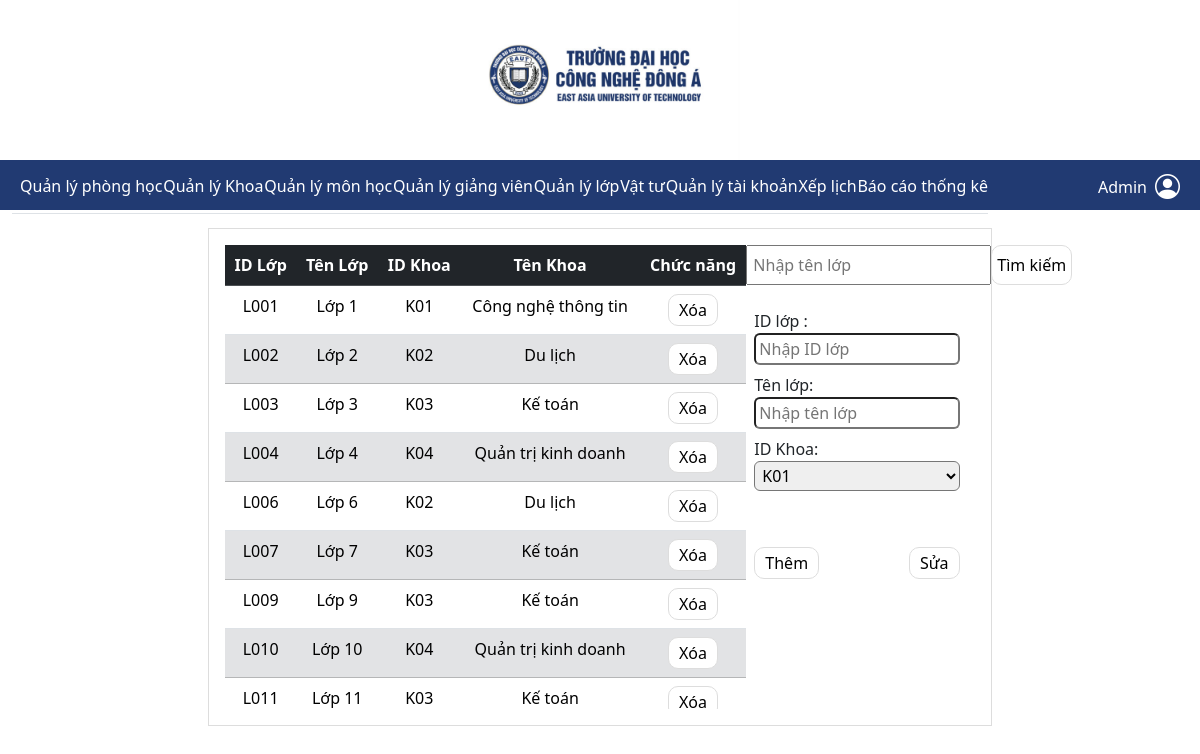
The page /QLLop.php (signed in) on the database its author committed.
### tables this page shows
CREATE TABLE `lop` (
  `idLop` char(5) NOT NULL,
  `tenLop` varchar(50) NOT NULL,
  `idKhoa` char(5) NOT NULL
);

CREATE TABLE `khoa` (
  `idKhoa` char(5) NOT NULL,
  `tenKhoa` varchar(50) NOT NULL
);

### QLLop.php (the view, shortened to what this page needs)
<?php
global $conn;
?>
<?php
$name = "";
$sql = mysqli_query($conn, "SELECT lop.idLop, lop.tenLop,
lop.idKhoa, khoa.tenKhoa
FROM lop
join khoa on khoa.idKhoa = lop.idKhoa");
?>
<?php
require_once 'header.php';
?>
<main>
    <section class="container-fluid">
        <div class="row">
            <div class="col-xs-12 col-sm-12 col-md-12 col-lg-12">
                <div class="col-xs-12 col-sm-12 col-md-12 col-lg-8 content-pane d-flex">
                    <div class="col-xs-12 col-sm-12 col-md-12 col-lg-8 table-responsive mt-3 ms-3 mb-3">
                        <table id="table"
                            class="col-xs-12 col-sm-12 col-md-12 col-lg-8 w-100 border-collapse text-center table">
                            <thead>
                                <tr class="table-dark text-white">
                                    <th>ID Lớp</th>
                                    <th>Tên Lớp</th>
                                    <th>ID Khoa</th>
                                    <th>Tên Khoa</th>
                                    <th>Chức năng</th>
                                </tr>
                            </thead>
                            <tbody>
                                <?php
                                $i = 0;
                                if (!empty($searchResults)) {
                                    foreach ($searchResults as $searchResult) {
                                        $class = ($i % 2 != 0) ? "table-secondary" : "";
                                        ?>
                                        <tr class="<?php echo $class ?>">
                                            <td>
                                                <?php echo $searchResult["idLop"] ?>
                                            </td>
                                            <td>
                                                <?php echo $searchResult["tenLop"] ?>
                                            </td>
                                            <td>
                                                <?php echo $searchResult["idKhoa"] ?>
                                            </td>
                                            <td>
                                                <?php echo $searchResult["tenKhoa"] ?>
                                            </td>
                                            <td>
                                                <form action="" method='post'>
                                                    <input type="hidden" name="idLop"
                                                        value="<?php echo $searchResult["idLop"] ?>">
                                                    <input type="submit" name="delete" value="Xóa" class="input-style"></input>
                                                </form>
                                            </td>
                                        </tr>
                                        <?php
                                        $i++;
                                    }
                                } elseif (mysqli_num_rows($sql) > 0) {
                                    ?>
                                    <?php
                                    $i = 0;
                                    while ($row = mysqli_fetch_assoc($sql)) {
                                        $class = ($i % 2 != 0) ? "table-secondary" : "";
                                        ?>
                                        <tr class="<?php echo $class ?>">
                                            <td>
                                                <?php echo $row["idLop"] ?>
                                            </td>
                                            <td>
                                                <?php echo $row["tenLop"] ?>
                                            </td>
                                            <td>
                                                <?php echo $row["idKhoa"] ?>
                                            </td>
                                            <td>
                                                <?php echo $row["tenKhoa"] ?>
                                            </td>
                                            <td>
                                                <form action="" method='post'>
                                                    <input type="submit" name="delete" value="Xóa" class="input-style"></input>
                                                </form>
                                            </td>
                                        </tr>
                                        <?php
                                        $i++;
                                    }
                                }
                                ?>
                            </tbody>
                        </table>
                    </div>
                    <div class="col-xs-4 col-sm-12 col-md-12 col-lg-4 mt-3">
                        <div class="row">
                            <div class="col-xs-4 col-sm-12 col-md-12 col-lg-12">
                                <form method="post" action="" class="d-flex justify-content-around form-search">
                                    <input type="text" name="search-name" placeholder="Nhập tên lớp"
                                        value="<?php echo $name ?>">
                                    <input type="submit" name="search" value="Tìm kiếm" class="input-style me-4">
                                </form>
                            </div>
                        </div>
                        <div class="row mt-4">
                            <div class="col-xs-4 col-sm-12 col-md-12 col-lg-10">
                                <form action="" method="post">
                                    <div class="d-flex flex-column ms-2">
                                        <label for="">ID lớp : </label>
                                        <input float="left" type="text" placeholder="Nhập ID lớp"
                                            style="padding: 2px 3px;" class="rounded" name="input1">
                                    </div>
                                    <div class="d-flex flex-column ms-2 mt-2">
                                        <label for="">Tên lớp: </label>
                                        <input type="text" placeholder="Nhập tên lớp" style="padding: 2px 3px;"
                                            class="rounded" name="input2">
                                    </div>
                                    <div class="d-flex flex-column ms-2 mt-2">
                                        <label for="">ID Khoa: </label>
                                        <?php
                                        $getEmptyRoomsSql = "SELECT idKhoa FROM khoa";
                                        $emptyRoomsResult = $conn->query($getEmptyRoomsSql);
                                        if ($emptyRoomsResult && $emptyRoomsResult->num_rows > 0) {
                                            echo '<select name="input3" class="rounded" style="padding: 2px 3px;">';
                                            while ($row = $emptyRoomsResult->fetch_assoc()) {
                                                echo '<option value="' . $row['idKhoa'] . '">' . $row['idKhoa'] . '</option>';
                                            }
                                            echo '</select>';
                                        } else {
                                        }
                                        ?>
                                    </div>
                                    <div class="ms-2 mt-2">
                                        <label for="" class="">
                                        </label>
                                    </div>
                                    <div class="d-flex  justify-content-between  ms-2 mt-4">
                                        <div>
                                            <input type="submit" name="add" value="Thêm" class="input-style">
                                        </div>
                                        <div>
                                            <input type="submit" name="update" value="Sửa" class="input-style">
                                        </div>
                                    </div>
                                </form>
                            </div>
                        </div>
                    </div>
                </div>
            </div>
        </div>
    </section>
</main>

### assets/css/main.css (style rules this page uses)
* { margin: 0; padding: 0; box-sizing: border-box; }
.custom-scrollbar { overflow: hidden; height: 100vh; }
.content-pane { border: 1px solid #ddd; height: 498px; margin: 18px auto 30px auto; }
.table { max-height: 200px; }
.table tbody { max-height: 200px; overflow-y: auto; }
thead { position: sticky; top: 0; z-index: 1; }
.form-search input { height: 40px; padding: 0 5px; }
.input-style { padding: 3px 10px; background-color: white; color: #000; border: 1px solid #ddd; border-radius: 10px; }

### rows shown on the page
lop: idLop "L001", tenLop "Lớp 1", idKhoa "K01", idKhoa.tenKhoa "Công nghệ thông tin"
lop: idLop "L002", tenLop "Lớp 2", idKhoa "K02", idKhoa.tenKhoa "Du lịch"
lop: idLop "L003", tenLop "Lớp 3", idKhoa "K03", idKhoa.tenKhoa "Kế toán"
lop: idLop "L004", tenLop "Lớp 4", idKhoa "K04", idKhoa.tenKhoa "Quản trị kinh doanh"
lop: idLop "L006", tenLop "Lớp 6", idKhoa "K02", idKhoa.tenKhoa "Du lịch"
lop: idLop "L007", tenLop "Lớp 7", idKhoa "K03", idKhoa.tenKhoa "Kế toán"
lop: idLop "L009", tenLop "Lớp 9", idKhoa "K03", idKhoa.tenKhoa "Kế toán"
lop: idLop "L010", tenLop "Lớp 10", idKhoa "K04", idKhoa.tenKhoa "Quản trị kinh doanh"
lop: idLop "L011", tenLop "Lớp 11", idKhoa "K03", idKhoa.tenKhoa "Kế toán"

### other values the page prints
form field input3 "K01"
